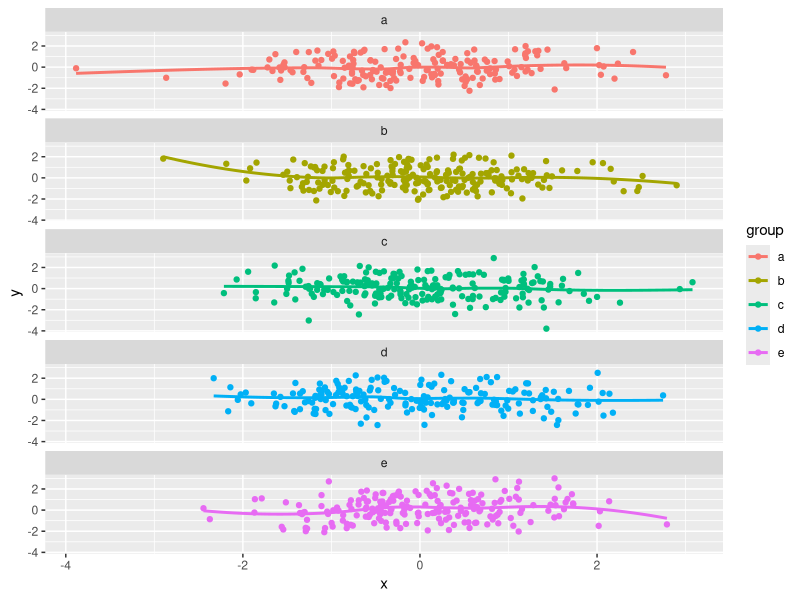
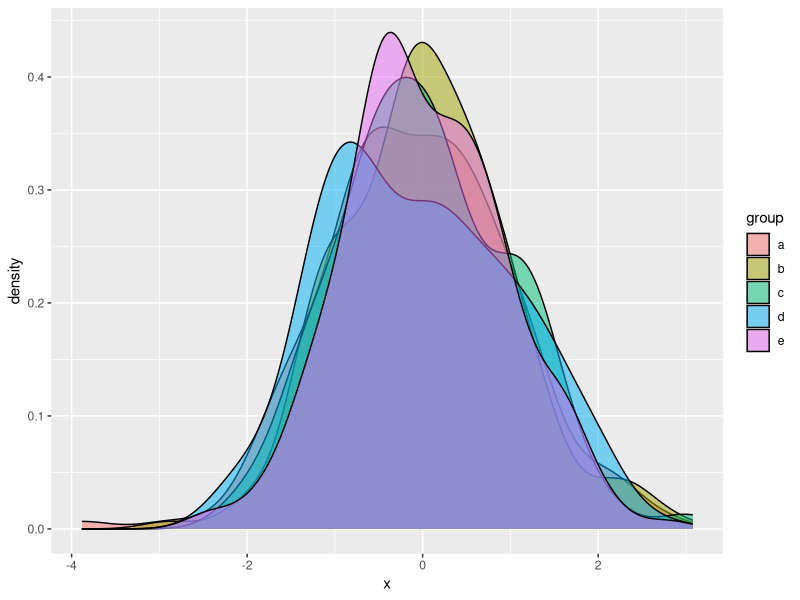
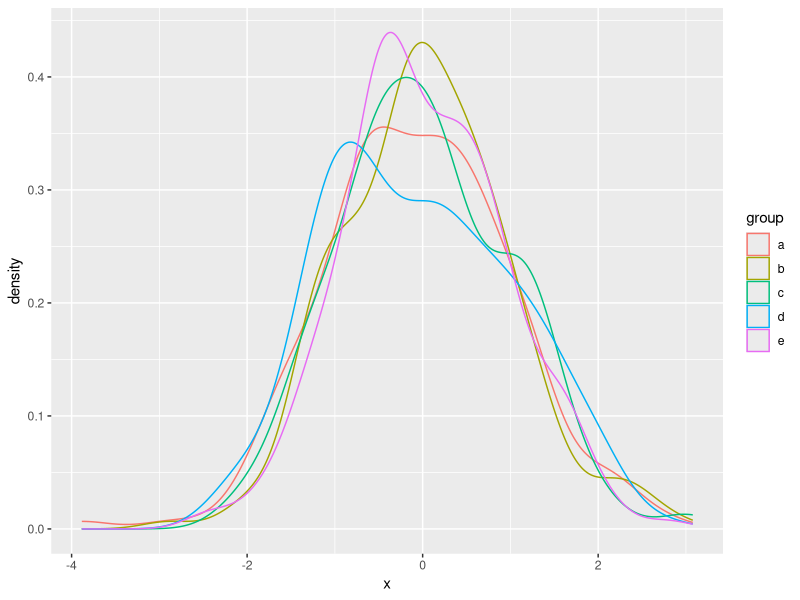
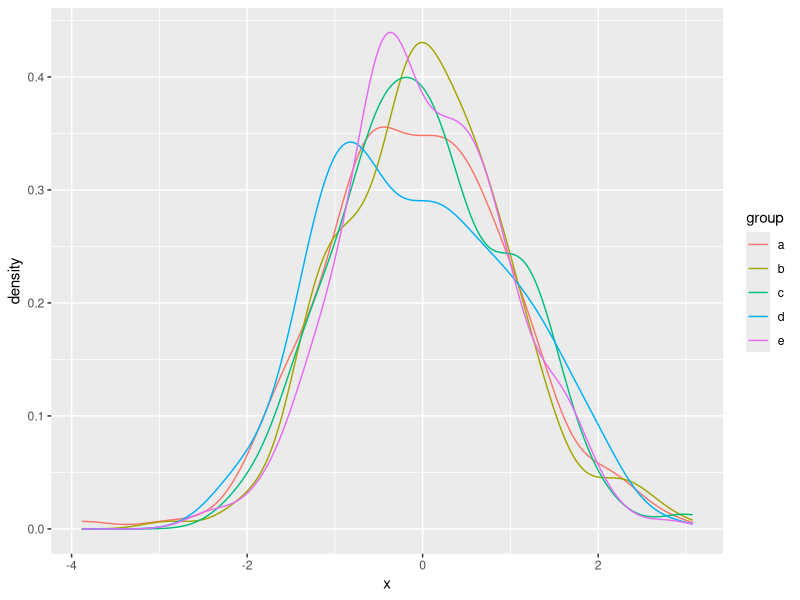

Here is the R script that generated these plots, in order:
library(ggplot2)
df = data.frame(x = rnorm(1000),
                y = rnorm(1000),
                group = sample(letters[1:5], 
                               size = 1000, 
                               replace = TRUE),
                stringsAsFactors = FALSE)

gbase = ggplot(data = df,
           aes(x = x, y = y))
g = gbase + geom_point(aes(colour = group))
g2 = g + geom_smooth(se = FALSE)
# g + geom_smooth(se = FALSE) + 
#   facet_wrap(~group)
# 
g + geom_smooth(aes(colour = group),
                se = FALSE) +
  facet_wrap(~group, ncol = 1)

df$outcome = df$y > 0
p = ggplot(data = df,
       aes(x = x))
p + geom_density(aes(fill = group), 
                 alpha = 0.5)

p + geom_density(aes(colour = group))
p + geom_line(aes(colour = group), 
              stat = "density")

pnew = p + geom_line(aes(colour = outcome),
              stat= "density") +
  facet_wrap(~ group, ncol = 1)
# pnew %+% df

